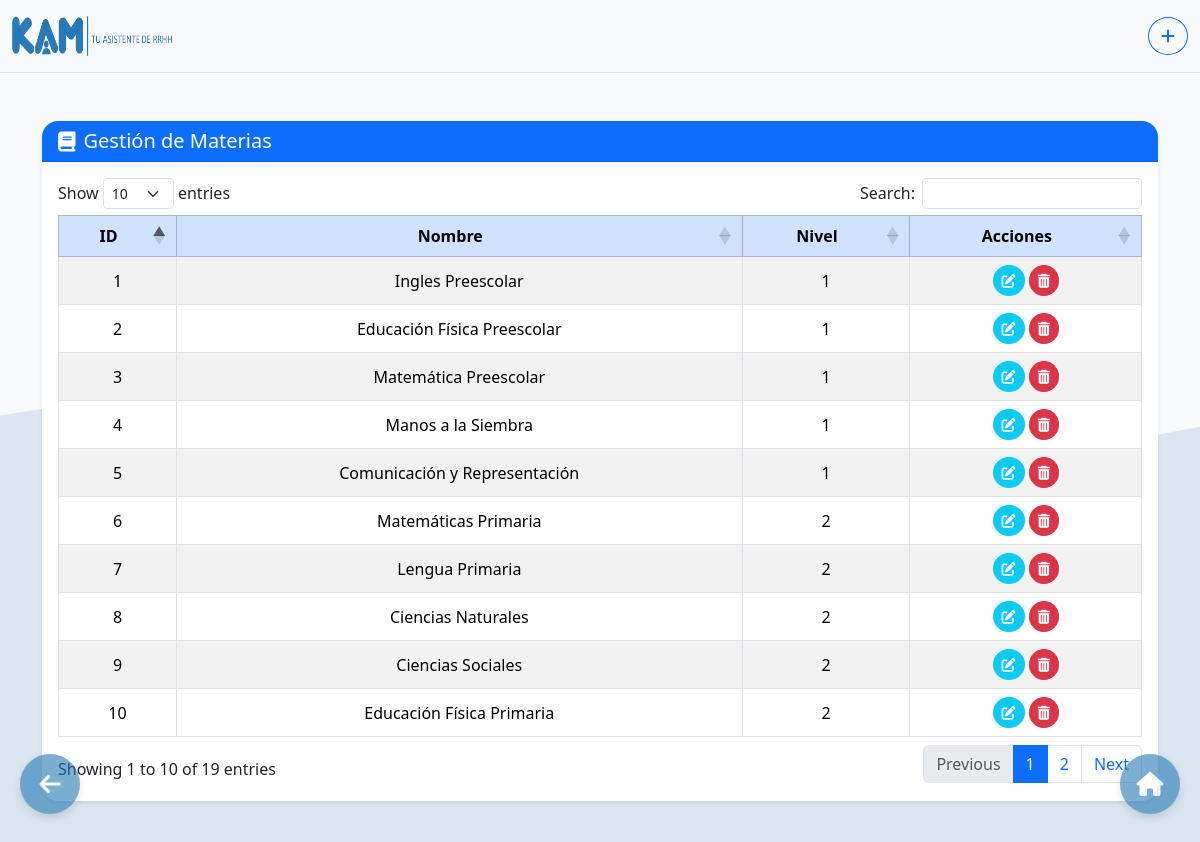
The app's page /Materias.php with its own data.
### tables this page shows
CREATE TABLE `materias` (
  `id` int(11) NOT NULL,
  `nombre` varchar(100) NOT NULL,
  `nivel` int(11) NOT NULL DEFAULT 1
);

### Materias.php (the view, shortened to what this page needs)
<?php
$conexion = new mysqli("localhost", "root", "", "base_kam");
?>
<!DOCTYPE html>
<html lang="es">
<head>
    <link rel="stylesheet" href="./Assets/CSS/Personal.css">
    <link href="https://cdn.jsdelivr.net/npm/bootstrap@5.3.2/dist/css/bootstrap.min.css" rel="stylesheet">
    <link rel="stylesheet" href="https://cdnjs.cloudflare.com/ajax/libs/font-awesome/5.15.4/css/all.min.css">
    <link href="https://cdn.jsdelivr.net/npm/bootstrap@5.3.2/dist/css/bootstrap.min.css" rel="stylesheet">
    <link href="https://cdnjs.cloudflare.com/ajax/libs/font-awesome/6.5.0/css/all.min.css" rel="stylesheet">
    <link href="https://cdn.datatables.net/1.13.6/css/dataTables.bootstrap5.min.css" rel="stylesheet">
</head>
<body class="bg-light">
  <div class="container-fluid py-3 border-bottom">
    <div class="d-flex align-items-center justify-content-between flex-wrap">
      <div class="d-flex align-items-center gap-2">
        <img src="./Assets/Images/KAM.png" alt="Logo" width="160" height="40">
      </div>
    <div class="text-end">
        <button class="btn btn-outline-primary rounded-circle" data-bs-toggle="modal" data-bs-target="#addModal">
            <i class="fas fa-plus"></i>
        </button>
    </div>
  </div>
</div>
<div class="container my-5">
    <div class="card shadow-sm border-0 rounded-4">
        <div class="card-header bg-primary text-white rounded-top-4 d-flex align-items-center">
            <i class="fas fa-book fa-lg me-2"></i>
            <h5 class="mb-0">Gestión de Materias</h5>
            </div>
            <div class="card-body rounded-bottom-4">
            <div class="table-responsive">
                <table id="miTabla" class="table table-striped table-bordered table-hover align-middle text-center w-100">
                <thead class="table-primary">
                        <tr>
                            <th class="text-center">ID</th>
                            <th class="text-center">Nombre</th>
                            <th class="text-center">Nivel</th>
                            <th class="text-center">Acciones</th>
                        </tr>
                    </thead>
                    <tbody>
                    <?php
                    $materias = $conexion->query("SELECT id, nombre, nivel FROM materias");
                    while ($row = $materias->fetch_assoc()):
                    ?>
                        <tr>
                            <td class="text-center"><?= $row['id'] ?></td>
                            <td class="text-center"><?= $row['nombre'] ?></td>
                            <td class="text-center"><?= $row['nivel'] ?></td>
                            <td class="text-center">
                               <button class="btn btn-sm btn-info rounded-circle text-white" data-bs-toggle="modal" data-bs-target="#editModal<?= $row['id'] ?>">
                                <i class="fas fa-edit"></i>
                                </button>
                                <button class="btn btn-sm btn-danger rounded-circle btn-delete" data-id="<?= $row['id'] ?>">
                                  <i class="fas fa-trash-alt"></i>
                                </button>
                            </td>
                        </tr>
        <?php
        endwhile;
        ?>
          </tbody>
        </table>
      </div>
    </div>
  </div>
</div>
<a href="Inicio.php">
  <div class="floating-button right-button">
    <i class="fas fa-house fa-xl text-white"></i>
  </div>
</a>
<a href="Horarios.php">
  <div class="floating-button left-button">
    <i class="fas fa-arrow-left fa-xl text-white"></i>
  </div>
</a>
</body>
</html>

### Materias.php (style rules this page uses)
.container-fluid { position: relative; z-index: 2; background-color: #f8f9fa; backdrop-filter: none; }
.floating-button { background-color: #2378b2; opacity: 0.6; border: none; border-radius: 50%; width: 60px; height: 60px; position: fixed; bottom: 35px; cursor: pointer; display: flex; justify-content: center; align-items: center; box-shadow: 0 4px 8px rgba(0, 0, 0, 0.2); transition: opacity 0.3s ease; z-index: 10; }
.right-button { right: 20px; }
.left-button { left: 20px; }

### records on screen
materias: id "1", nombre "Ingles Preescolar", nivel "1"
materias: id "2", nombre "Educación Física Preescolar", nivel "1"
materias: id "3", nombre "Matemática Preescolar", nivel "1"
materias: id "4", nombre "Manos a la Siembra", nivel "1"
materias: id "5", nombre "Comunicación y Representación", nivel "1"
materias: id "6", nombre "Matemáticas Primaria", nivel "2"
materias: id "7", nombre "Lengua Primaria", nivel "2"
materias: id "8", nombre "Ciencias Naturales", nivel "2"
materias: id "9", nombre "Ciencias Sociales", nivel "2"
materias: id "10", nombre "Educación Física Primaria", nivel "2"
